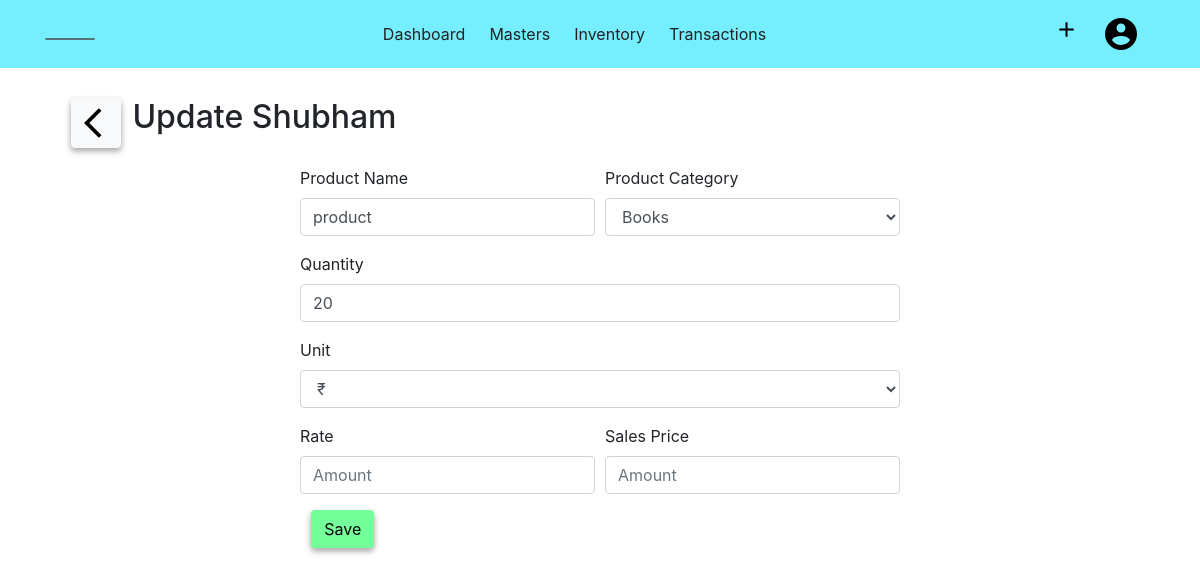
/product/1/updateproduct (signed in), run on an earlier commit of the app's database.
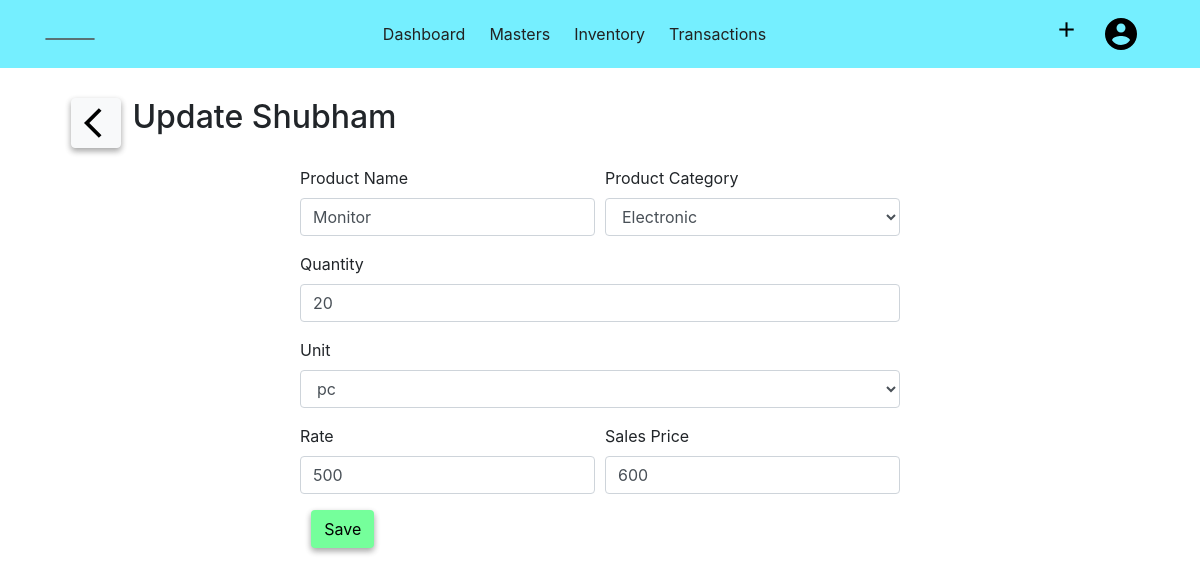
And on a later commit of the database.
### acsystem/models.py (models this page shows)
class Product(db.Model):
    id = db.Column(db.Integer, primary_key=True)
    name = db.Column(db.String(40), nullable=False)
    category = db.Column(db.Integer, db.ForeignKey('productcategory.id', ondelete="CASCADE"), nullable=False)
    categoryname = db.Column(db.String(40))
    unit = db.Column(db.Integer, db.ForeignKey('unit.id'), nullable=False)
    unitname = db.Column(db.String(10))
    quantity = db.Column(db.Integer, default=0)
    rate = db.Column(db.Integer)
    salesprice = db.Column(db.Integer)
    company_id = db.Column(db.Integer, db.ForeignKey('company.id', ondelete="CASCADE"), nullable=False)

### acsystem/product/routes.py (the view)
@products.route('/product/<int:product_id>/updateproduct', methods=['GET','POST'])
@login_required
def updateproduct(product_id):
    prod = Product.query.get_or_404(product_id)
    if prod.company_id != current_user.activecompany:
        abort(403)
    form = ProductUpdateForm()
    form.category.choices += [(str(category.id), category.name) for category in Productcategory.query.filter_by(company_id = current_user.activecompany).all()]
    form.unit.choices += [(str(unit.id), unit.symbol) for unit in Unit.query.filter_by(company_id = current_user.activecompany).all()]
    if form.validate_on_submit():
        unit = Unit.query.get(int(form.unit.data))
        category = Productcategory.query.get(form.category.data)
        prod.name = form.name.data
        prod.category = category.id
        prod.categoryname = category.name
        prod.quantity = form.quantity.data
        prod.unit = unit.id
        prod.unitname = unit.name
        prod.rate = form.rate.data
        prod.salesprice = form.salesprice.data
        db.session.commit()
        flash(f"Product details updated.","success")
        return redirect(url_for('products.productdetail', product_id = prod.id))
    elif request.method == "GET":
        form.vdname.data = prod.name
        form.name.data = prod.name
        form.category.data = str(prod.category)
        form.quantity.data = prod.quantity
        form.unit.data = str(prod.unit)
        form.rate.data = prod.rate
        form.salesprice.data = prod.salesprice
    return render_template('producttemplate/updateproduct.html', title=prod.name, form=form)

### acsystem/product/forms.py (shortened to what this page needs)
class ProductUpdateForm(FlaskForm):
    vdname = StringField('Product Name', validators=[DataRequired()])
    name = StringField('Product Name', validators=[DataRequired()])
    category = SelectField("Product Category", choices=[("","Select Category"),("Primary","Primary")], validators=[DataRequired()])
    unit = SelectField("Unit", choices=[("","Select Unit")])
    quantity = IntegerField("Quantity", validators=[Optional()])
    rate = IntegerField("Rate", validators=[Optional()])
    salesprice = IntegerField("Sales Price", validators=[Optional()])
    submit = SubmitField('Save')

### acsystem/models.py (called while the page is built)
@login_manager.user_loader
def load_user(user_id):
    return User.query.get(int(user_id))

### acsystem/templates/producttemplate/updateproduct.html (shortened to what this page needs)
{% from "renderfield.html" import render_field, render_doublefield %}
{% extends "layout.html"%}
{% block content %}
<div class="container">
    <div class="container-fluid">
        <button style="width:50px;" class=" btn btn-light float-left" onclick="window.history.back()">
            <img src="{{ url_for('static', filename='images/back.png') }}" alt="Back" />
        </button>
        <h2 style="margin-bottom:30px;">Update {{current_user.first}}</h2>
        <form style="max-width:600px; margin:0 auto;" action="", method="POST">
            {{ render_doublefield(form.name,form.category,"Product Name ","") }}
            {{ render_field(form.quantity, "Avaliable Quantity") }}
            {{ render_field(form.unit, "") }}
            {{ render_doublefield(form.rate,form.salesprice,"Amount","Amount") }}
            <div class="form-group">
                {{ form.submit(class="btn", style="background-color: #75ff9b;")}}
            </div>
        </div>
    </div>
{% endblock content %}

### acsystem/templates/renderfield.html
{% macro render_field(field, ph="") %}
<div class="form-group">
    {{ field.label(class="form-control-label") }}
    {% if field.errors %}
    {{ field(class="form-control is-invalid", placeholder=ph)}}
    <div class="invalid-feedback">
        {% for error in field.errors %}
        <span>{{ error }}</span>
        {% endfor %}
    </div>
    {% else %}
    {{ field(class="form-control", placeholder=ph)}}
    {% endif %}
</div>
{% endmacro %}
{% macro render_doublefield(field1, field2, ph1="", ph2="") %}
<div class="form-row">
    <div class="form-group col">
        {{ field1.label(class="form-control-label") }}
        {% if field1.errors %}
        {{ field1(class="form-control is-invalid", placeholder=ph1)}}
        <div class="invalid-feedback">
            {% for error in field1.errors %}
            <span>{{ error }}</span>
            {% endfor %}
        </div>
        {% else %}
        {{ field1(class="form-control", placeholder=ph1)}}
        {% endif %}
    </div>
    <div class="form-group col">
        {{ field2.label(class="form-control-label") }}
        {% if field2.errors %}
        {{ field2(class="form-control is-invalid", placeholder=ph2)}}
        <div class="invalid-feedback">
            {% for error in field2.errors %}
            <span>{{ error }}</span>
            {% endfor %}
        </div>
        {% else %}
        {{ field2(class="form-control", placeholder=ph2)}}
        {% endif %}
    </div>
</div>
{% endmacro %}

What changed in the data, as far as the page shows it:
changed Product: name "product" → "Monitor"; category (not shown) → "Electronic"; rate (not shown) → "500"; salesprice (not shown) → "600"
Also different on the page:
form field unit: "₹" → "pc"
form field category: "Books" → (not shown)
